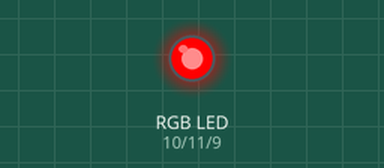
Recording of a sketch running on a simulated Arduino Uno, built with avr-gcc and run on an emulated ATmega328P. On the bench: an RGB LED mixed from three pins (HIGH = lit).

Above: at 0.5 s.
At 1.5 s:
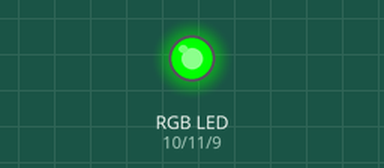
At 5.5 s:
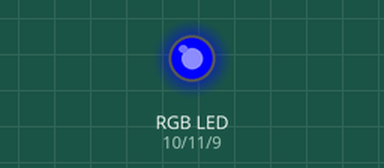
Timing chart, 0 to 6.9 s (numbered marks = the images above):
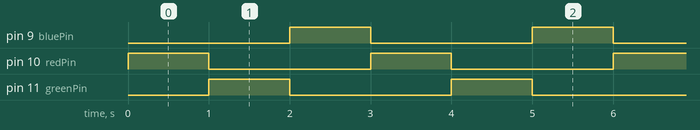

Measured:
- by itself, pin 9 (bluePin), pin 10 (redPin), pin 11 (greenPin): alternates HIGH for 1.0 s and LOW for 2.0 s
- by itself, everything shown: repeats every 3.0 s, in 3 steps

The sketch:

RGB_Led.ino
```cpp
// PWM (darbe genişlik modülasyonu) özellikli pinleri kullanmalıyız
// Bu pinlerin yanında ~ işareti bulunur
const int redPin = 10;
const int greenPin = 11;
const int bluePin = 9;

void setup() {
  // Pinleri çıkış (OUTPUT) olarak ayarla
  pinMode(redPin, OUTPUT);
  pinMode(greenPin, OUTPUT);
  pinMode(bluePin, OUTPUT);
}

void loop() {
  // Kırmızı rengi yak
  digitalWrite(redPin, HIGH);    // Ortak anotlu modüllerde LOW, pini açar
  digitalWrite(greenPin, LOW);  // Diğer pinleri kapat
  digitalWrite(bluePin, LOW);
  delay(1000);  // 1 saniye bekle

  // Yeşil rengi yak
  digitalWrite(redPin, LOW);
  digitalWrite(greenPin, HIGH);
  digitalWrite(bluePin, LOW);
  delay(1000);

  // Mavi rengi yak
  digitalWrite(redPin, LOW);
  digitalWrite(greenPin, LOW);
  digitalWrite(bluePin, HIGH);
  delay(1000);
}
```
